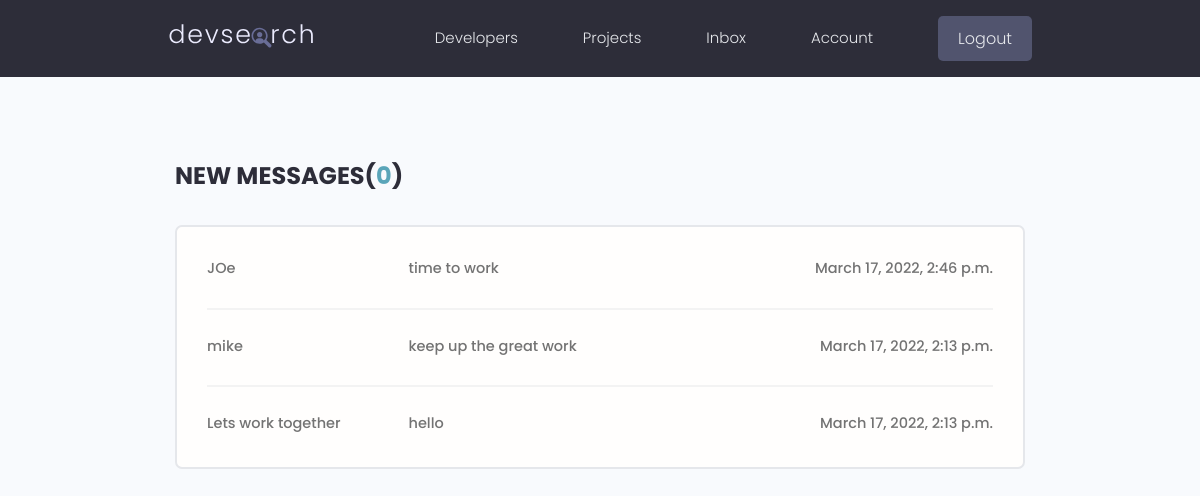
Page /inbox/ (signed in) on the committed database.
### users/models.py (models this page shows, shortened)
class Message(models.Model):
  sender = models.ForeignKey(Profile, on_delete=models.SET_NULL, null=True, blank=True)
  recipient = models.ForeignKey(Profile, on_delete=models.SET_NULL, null=True, blank=True, related_name="messages")
  name = models.CharField(max_length=200, null=True, blank=True)
  email = models.EmailField(max_length=200, null=True, blank=True)
  subject = models.CharField(max_length=200, null=True, blank=True)
  body = models.TextField()
  is_read = models.BooleanField(default=False, null=True)
  created = models.DateTimeField(auto_now_add=True)
  id = models.UUIDField(default=uuid.uuid4, primary_key=True, unique=True, editable=False)
  class Meta:
    ordering = [ 'is_read', '-created' ]

### users/views.py (the view)
# urls.py: path('inbox/', views.inbox, name='inbox'),
def inbox(request):
  profile = request.user.profile
  messagesRequest = profile.messages.all()
  unreadCount = messagesRequest.filter(is_read=False).count()
  context = {
    'messagesRequest': messagesRequest,
    'unreadCount': unreadCount
    }
  return render(request, 'users/inbox.html', context)

### users/templates/users/inbox.html
{% extends 'main.html' %}
{% block content %}
  <main class="inbox my-xl">
    <div class="content-box">
      <h3 class="inbox__title">New Messages(<span>{{ unreadCount }}</span>)</h3>
      <ul class="messages">
        {% for message in messagesRequest %}
          <li class="message {% if message.is_read == False %} message--unread {% endif %}">
            <a href="{% url 'message' message.id %}">
              <span class="message__author">{{ message.name }}</span>
              <span class="message__subject">{{ message.subject }}</span>
              <span class="message__date">{{ message.created }}</span>
            </a>
          </li>
        {% endfor %}
      </ul>
    </div>
  </main>
{% endblock content %}

### static/styles/app.css (style rules this page uses)
:root { --color-sub: #2d2d39; }
.content-box { width: 95%; max-width: 85rem; margin: 0 auto; }
.inbox { height: 90vh; }
.inbox__title, .inbox__title span { font-size: 2.4rem; font-weight: 700; color: var(--color-sub); text-transform: uppercase; text-align: left; margin-bottom: 3rem; }
.inbox__title span { color: var(--color-main); }
.messages { list-style: none; background: var(--color-white); padding: 0.5rem 3rem; border: 2px solid var(--color-light); border-radius: 0.7rem; }
.message { padding: 2.5rem 0; }
.message > a span { font-size: 1.45rem; font-weight: 500; }
.message:not(:last-child) { border-bottom: 2px solid var(--color-white-light); }
.message > a { display: flex; gap: 1rem; }
.message__author, .message__date { flex-basis: 25%; }
.message__subject { flex-basis: 50%; }
.message__date { text-align: right; }

### static/uikit/styles/modules/_variables.css (style rules this page uses)
:root { --color-main: #5aa5b9; --color-main-light: #e6faff; --color-sub: #3f4156; --color-sub-light: #51546e; --color-sub-lighter: #ededfd; --color-text: #737373; --color-gray: #8b8b8b; --color-light: #e5e7eb; --color-light-gray: #767676; --color-bg: #f8fafd; --color-white: #fffefd; --color-white-light: #f3f3f3; --color-success: #359e64; --color-success-bg: #def8e8; --color-error: #fc4b0b; --color-error-bg: #fff2ee; --font-base: 'Poppins', arial, helvetica, 'Segoe UI', roboto, ubuntu, sans-serif; --font-monospace: 'Fira Code', 'Courier New', courier, monospace; --font-regular: 300; --font-medium: 500; --font-bold: 700; --generic-shadow: 1px 1px 5px #00000010; --generic-transition: all 0.3s ease-in-out; }

### static/uikit/styles/modules/_base.css (style rules this page uses)
* { margin: 0; padding: 0; box-sizing: border-box; text-rendering: optimizeLegibility; color: inherit; font-size: inherit; }
html { font-size: 50%; }
@media only screen and (min-width: 480px) { html { font-size: 56.25%; } }
@media only screen and (min-width: 1200px) { html { font-size: 62.5%; } }
body { line-height: 1.6; font-weight: 400; font-size: 1.5rem; color: var(--color-text); background-color: var(--color-bg); min-height: 100vh; }

### static/uikit/styles/modules/_typography.css (style rules this page uses)
* { font-family: var(--font-base); }
h3 { font-size: 3.2rem; font-weight: var(--font-medium); }
p, span, strong { font-size: 1.6rem; color: var(--color-text); font-weight: var(--font-regular); }
a { padding-bottom: 2px; text-decoration: none; display: inline-block; color: var(--color-main); font-weight: var(--font-medium); }

### static/uikit/styles/modules/_utilities.css (style rules this page uses)
.my-xl { margin: 8rem auto; }

### rows in the picture
Message: name "JOe", subject "time to work", created "March 17, 2022, 2:46 p.m."
Message: name "mike", subject "keep up the great work", created "March 17, 2022, 2:13 p.m."
Message: name "Lets work together", subject "hello", created "March 17, 2022, 2:13 p.m."

### other values in the picture
{{ unreadCount }} "0"
